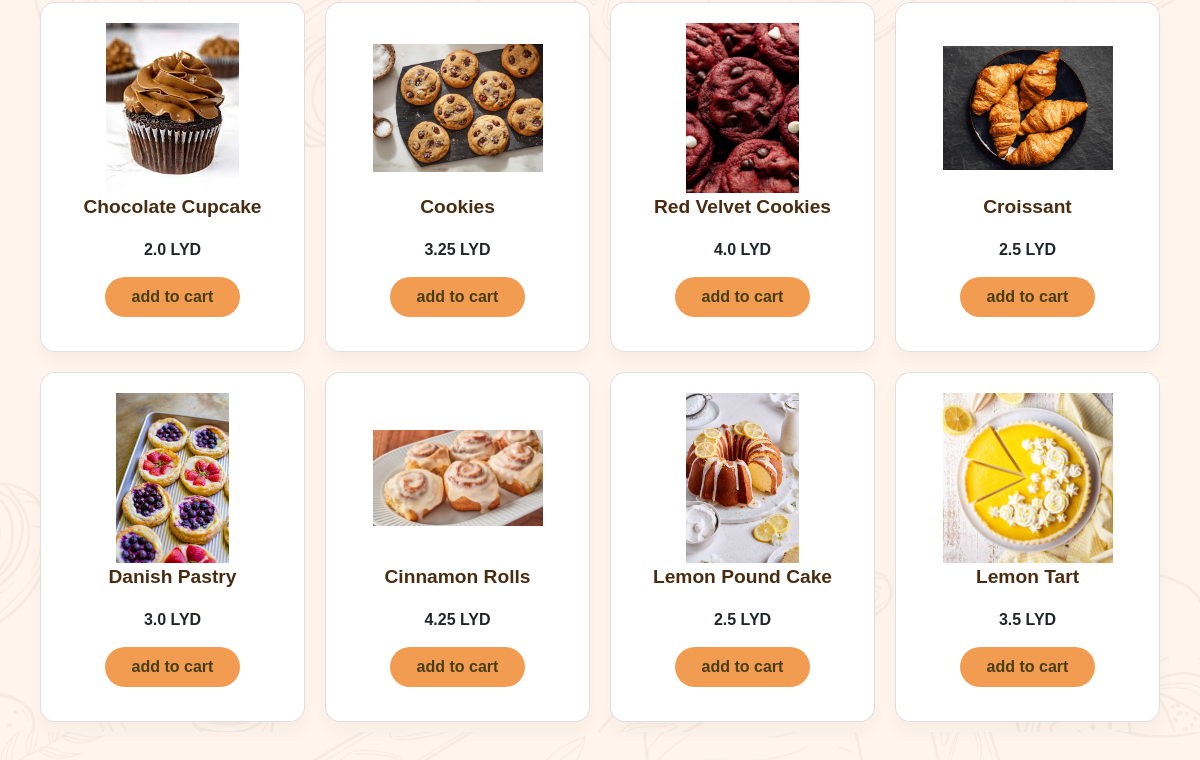
Page / (signed in, lower part) on the earlier database version.
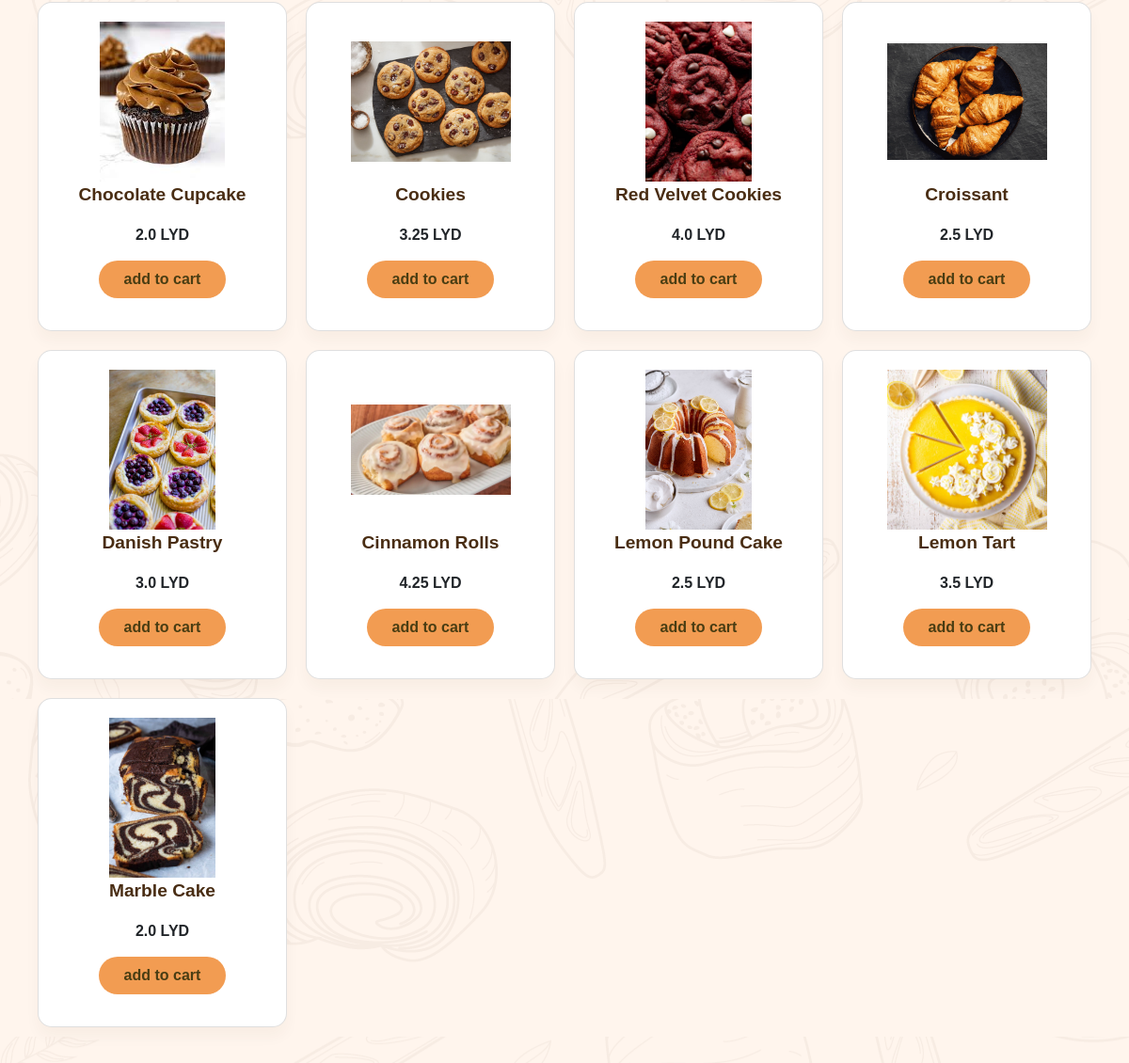
Same page on the later database version.
### tables this page shows
CREATE TABLE products (
        id INTEGER PRIMARY KEY AUTOINCREMENT, 
        name TEXT, 
        price REAL, 
        image_url TEXT
    );

### app.py (the view)
@app.route("/")
def index():
    products = db_management.get_all_products()
    if "username" in session:
        role = session.get("role")
        username = session.get("username")
        email = session.get("email")
        user = db_management.get_user_by_email(email)
        cart_items = db_management.get_cart_items(user["id"])
        return render_template(
            "index.html", sentence=username, role=role, products=products, cart_items=cart_items)
    else:
        return render_template("index.html", sentence="Sign Up Now", username=None, products=products)

### models/db_management.py (called while the page is built)
def get_db():
    db = sqlite3.connect("models/shop.db")
    db.row_factory = sqlite3.Row  # <--returns rows as sqlite3.Row objects (which act like both tuples and dicts)
    return db

def get_user_by_email(email):
    db = get_db()
    cur = db.cursor()
    user = cur.execute("SELECT * FROM users_info WHERE email = ?", (email,)).fetchone()
    db.close()
    return user

def get_all_products():
    db = get_db()
    cur = db.cursor()
    products = cur.execute("SELECT * FROM products").fetchall()
    db.close()
    return products

def get_cart_items(user_id):
    db = get_db()
    cur = db.cursor()
    cart_items = cur.execute(
        """SELECT c.id, p.name, p.price, c.quantity, p.image_url
        FROM cart c
        JOIN products p ON c.product_id = p.id
        WHERE c.user_id = ?""",
        (user_id,)
    ).fetchall()
    db.close()
    return cart_items

### templates/index.html (shortened to what this page needs)
{% extends "layout.html" %}
{% block head_extra %}
        <link rel="stylesheet" href="{{ url_for('static', filename='custom/index.css') }}">
{% endblock %}
    {% block content %}
    <div class="main-container container-fluid">
        <div class="cards container text-center">
            <div class="row">
                {% for product in products %}
                <div class="card-container col-12 col-sm-6 col-md-4 col-lg-3">
                    <div class="card inner-card">
                        <div class="card-image">
                            <img src="../static/{{product[3]}}" alt="{{product[1]}}">
                        </div>
                        <div class="card-details">
                            <p class="card-name">{{product[1]}}</p>
                            <p class="card-price">{{product[2]}} LYD</p>
                            <form onsubmit="addToCart(event, {{ product[0] }})">
                                <button class="btn my-btn cart-btn" type="submit">add to cart</button>
                            </form>
                        </div>
                    </div>
                </div>
                {%endfor%}
            </div>
        </div>
    </div>
{% endblock %}

### templates/layout.html (shortened to what this page needs)
<!DOCTYPE html>
<html lang="en">
<head>
    <link rel="stylesheet" href="{{ url_for('static', filename='bootstrap/css/bootstrap.min.css') }}">
    <link rel="stylesheet" href="{{ url_for('static', filename='Font Awesome/all.min.css') }}">
    <link rel="stylesheet" href="{{ url_for('static', filename='Fonts/Outfit.css') }}">
    <link rel="stylesheet" href="{{ url_for('static', filename='custom/main.css') }}">
    <link rel="stylesheet" href="{{ url_for('static', filename='custom/dashboard.css') }}">
    {% block head_extra %}{% endblock %}
</head>
<body>
            {% set current_endpoint = request.endpoint %}
    {% block content %}
    {% endblock %}
</body>
</html>

### static/custom/main.css (style rules this page uses)
* { padding: 0; margin: 0; box-sizing: border-box; scroll-behavior: smooth; list-style: none; text-decoration: none; }
body { font-family: "Outfit", sans-serif; }
:root { --yellow: #fcd978; --main-orange: #f29c52; --main-brown: #492d13; --link-color: #493d13; --home-bg-color: #fff5ed; }
.my-btn { background-color: var(--main-orange); padding: 8px 27px; border-radius: 40px; position: relative; top: -1px; transition: .5s; color: var(--link-color); border: none; font-weight: 600; }
.main-container { background-color: var(--home-bg-color); background-image: url(images/hero-bg-pattern.png); object-fit: cover; }
.card .card-image { width: 170px; height: 170px; }
.card .card-image img { width: 100%; height: 100%; object-fit: contain; }
.card-container { padding: 10px; }
.inner-card { padding: 20px; height: 350px; display: flex; flex-direction: column; justify-content: flex-start; align-items: center; border-radius: 15px; box-shadow: 0 10px 15px rgba(73, 45, 19, .04); transition: .5s; }
.card-details { flex-grow: 1; width: 100%; display: flex; flex-direction: column; justify-content: flex-start; align-items: center; }
.cart-btn { margin-top: auto; }
.card-details p { font-weight: 550; }
.card-details .card-name { font-size: 1.2rem; color: var(--main-brown); }

### static/custom/dashboard.css (style rules this page uses)
:root { --yellow: #fcd978; --main-orange: #f29c52; --main-brown: #492d13; --link-color: #493d13; --home-bg-color: #fff5ed; }
body { background-image: url("../images/hero-bg-pattern.png"); background-color: var(--home-bg-color); background-position: bottom; }

Differences in the rows shown:
added products: image_url (picture), name "Marble Cake", price "2.0"
